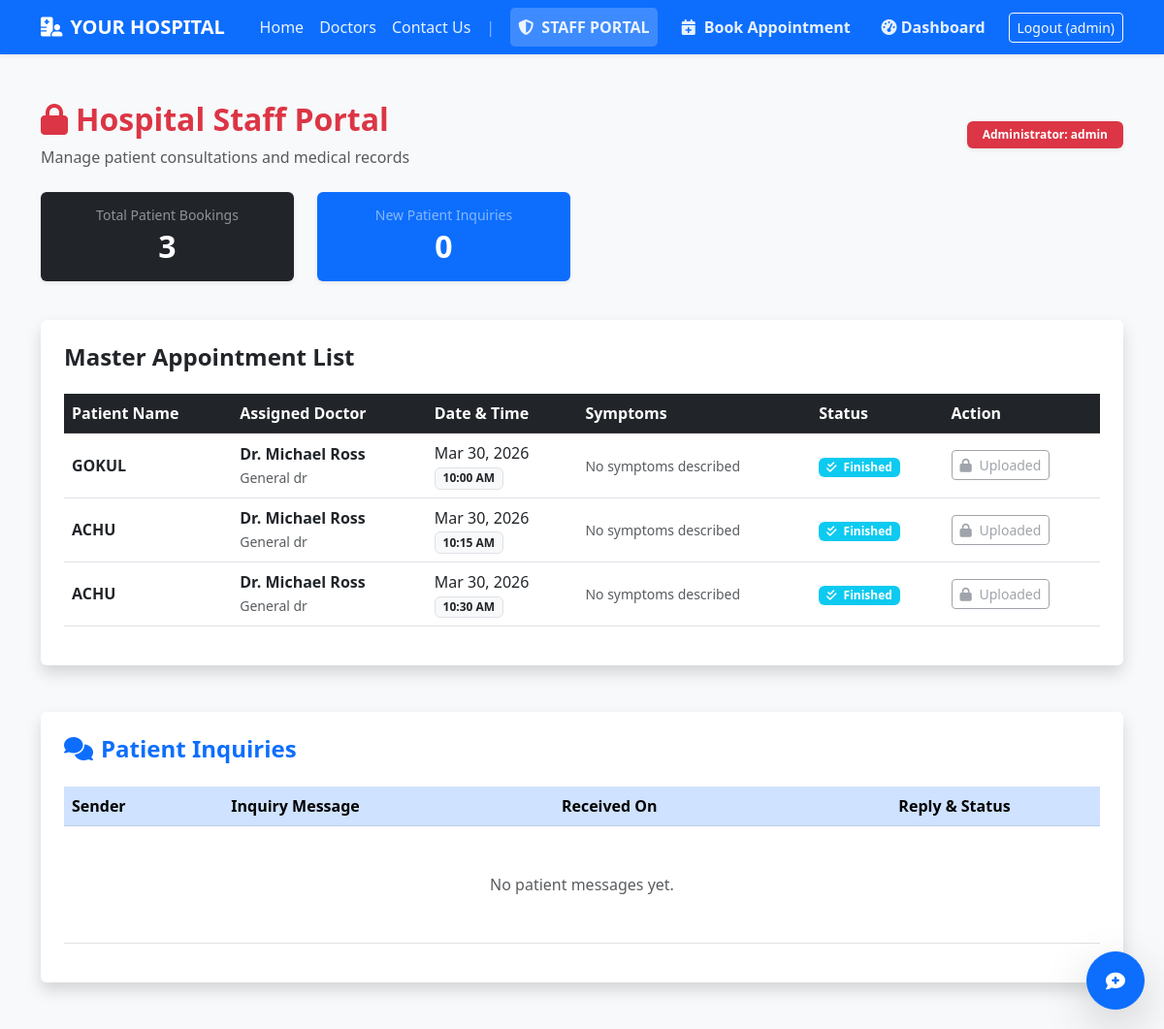
Page /staff-portal/ (signed in) on the earlier database version.
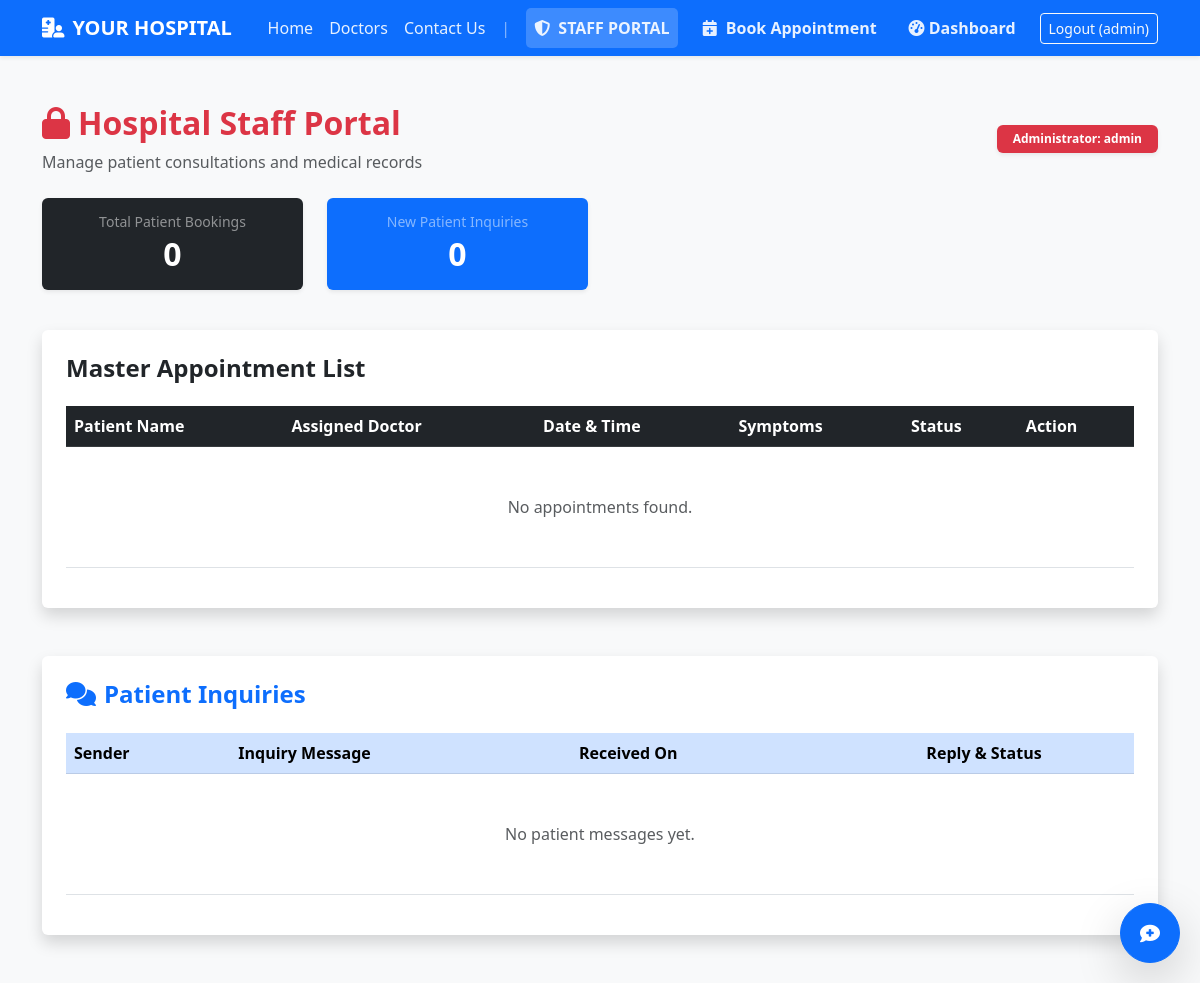
Same page on the later database version.
### core/models.py (models this page shows, shortened)
class Appointment(models.Model):
    patient = models.ForeignKey(User, on_delete=models.CASCADE, related_name='appointments')
    doctor = models.ForeignKey(Doctor, on_delete=models.CASCADE)
    date = models.DateField()
    time_slot = models.CharField(max_length=50)
    symptoms = models.TextField(blank=True)
    created_at = models.DateTimeField(auto_now_add=True)
    is_completed = models.BooleanField(default=False)
    report_image = models.ImageField(upload_to='patient_reports/', blank=True, null=True)
    prescription_notes = models.TextField(blank=True, null=True)
    class Meta:
        unique_together = ('doctor', 'date', 'time_slot')

class Doctor(models.Model):
    name = models.CharField(max_length=100) # e.g., "Dr. Aswin S."
    specialization = models.CharField(max_length=100) # e.g., "Radiologist"
    bio = models.TextField(blank=True, help_text="Short description of the doctor")

### core/views.py (the view)
# urls.py: path('staff-portal/', views.admin_dashboard, name='staff_dashboard'),
@staff_member_required
def admin_dashboard(request):
    all_appointments = Appointment.objects.all().order_by('-date')
    total_bookings = all_appointments.count()
    patient_messages = ContactMessage.objects.all().order_by('-created_at')
    context = {
        'all_appointments': all_appointments,
        'total_bookings': total_bookings,
        'patient_messages': patient_messages,
        'today': date.today()
    }
    return render(request, 'admin_dashboard.html', context)

### core/templates/admin_dashboard.html (shortened to what the changed rows need)
{% extends 'base.html' %}
{% block content %}
<div class="container my-5">
    <div class="d-flex justify-content-between align-items-center mb-4">
        <div>
            <h2 class="fw-bold text-danger"><i class="fa-solid fa-lock me-2"></i>Hospital Staff Portal</h2>
        </div>
    </div>
    <div class="row mb-4">
        <div class="col-md-3 mb-3">
            <div class="card border-0 shadow-sm bg-dark text-white p-3 text-center h-100">
                <h6 class="text-white-50 small mb-1">Total Patient Bookings</h6>
                <h2 class="fw-bold mb-0">{{ total_bookings }}</h2>
            </div>
        </div>
        <div class="col-md-3 mb-3">
            <div class="card border-0 shadow-sm bg-primary text-white p-3 text-center h-100">
                <h2 class="fw-bold mb-0">{{ patient_messages.count }}</h2>
            </div>
        </div>
    </div>
    <div class="card shadow border-0 mb-5">
        <div class="card-body p-4">
            <div class="table-responsive">
                <table class="table table-hover align-middle">
                    <thead class="table-dark">
                        <tr>
                            <th>Patient Name</th>
                            <th>Assigned Doctor</th>
                            <th>Date & Time</th>
                            <th>Symptoms</th>
                            <th>Status</th>
                            <th>Action</th>
                        </tr>
                    </thead>
                    <tbody>
                        {% for appt in all_appointments %}
                        <tr>
                            <td><b class="text-dark">{{ appt.patient.username|upper }}</b></td>
                            <td>
                                <div class="fw-bold">{{ appt.doctor.name }}</div>
                                <small class="text-muted">{{ appt.doctor.specialization }}</small>
                            </td>
                            <td>
                                <div>{{ appt.date|date:"M d, Y" }}</div>
                                <small class="badge bg-light text-dark border">{{ appt.time_slot }}</small>
                            </td>
                            <td>
                                <small class="text-muted" title="{{ appt.symptoms }}">
                                    {{ appt.symptoms|default:"No symptoms described"|truncatechars:25 }}
                                </small>
                            </td>
                            <td>
                                {% if appt.is_completed %}
                                    <span class="badge bg-info"><i class="fa-solid fa-check-double me-1"></i> Finished</span>
                                {% elif appt.date < today %}
                                    <span class="badge bg-secondary">Past Visit</span>
                                {% else %}
                                    <span class="badge bg-success">Active</span>
                                {% endif %}
                            </td>
                            <td>
                                {% if not appt.is_completed %}
                                    <a href="{% url 'complete_appointment' appt.pk %}" class="btn btn-sm btn-primary shadow-sm">
                                        <i class="fa-solid fa-file-circle-plus me-1"></i> Complete & Upload
                                    </a>
                                {% else %}
                                    <button class="btn btn-sm btn-outline-secondary disabled" disabled>
                                        <i class="fa-solid fa-lock me-1"></i> Uploaded
                                    </button>
                                {% endif %}
                            </td>
                        </tr>
                        {% empty %}
                        <tr>
                            <td colspan="6" class="text-center py-5 text-muted">No appointments found.</td>
                        </tr>
                        {% endfor %}
                    </tbody>
                </table>
            </div>
        </div>
    </div>
    <div class="card shadow border-0">
        <div class="card-body p-4">
            <div class="table-responsive">
                <table class="table table-hover align-middle">
                    <thead class="table-primary">
                        <tr>
                            <th>Sender</th>
                            <th>Inquiry Message</th>
                            <th>Received On</th>
                            <th class="text-center" style="width: 300px;">Reply & Status</th>
                        </tr>
                    </thead>
                </table>
            </div>
        </div>
    </div>
</div>
{% endblock %}

Differences in the rows shown:
removed Appointment: patient.username "GOKUL", doctor.name "Dr. Michael Ross", doctor.specialization "General dr", date "Mar 30, 2026", time_slot "10:00 AM", symptoms "No symptoms described", is_completed True (drawn)
removed Appointment: patient.username "ACHU", doctor.name "Dr. Michael Ross", doctor.specialization "General dr", date "Mar 30, 2026", time_slot "10:15 AM", symptoms "No symptoms described", is_completed True (drawn)
removed Appointment: patient.username "ACHU", doctor.name "Dr. Michael Ross", doctor.specialization "General dr", date "Mar 30, 2026", time_slot "10:30 AM", symptoms "No symptoms described", is_completed True (drawn)
Other differences:
{{ total_bookings }}: "3" → "0"
text now shown: "No appointments found."
